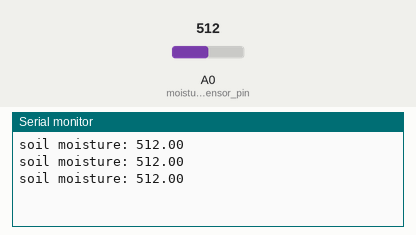
The sketch below on a simulated Arduino Uno, built with avr-gcc and run on an emulated ATmega328P. On the bench: the last lines printed to the serial monitor. The inputs (shaded band) are chosen by the test bench; at power-on: A0 (moisture_sensor_pin) = 512.

Above: at 1.8 s.
1.9 s: A0 (moisture_sensor_pin) set to 716
At 2.4 s:
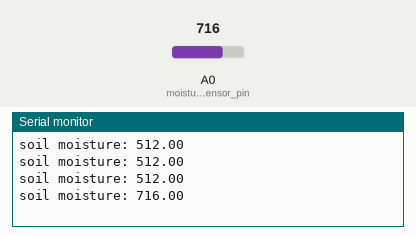
3.4 s: A0 (moisture_sensor_pin) set to 900
At 3.9 s:
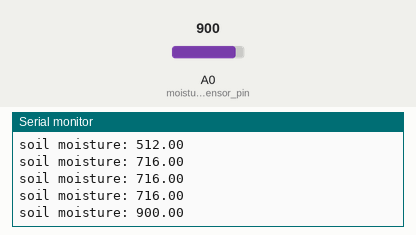
Timing chart, 0 to 6.4 s (numbered marks = the images above; inputs shaded):
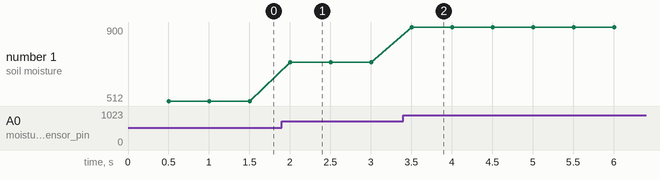

Measured:
- after the input at 1.9 s, the serial monitor: prints a new line after 0.10 s (image 1)
- after the input at 3.4 s, the serial monitor: prints a new line after 0.10 s (image 2)
- plotted number 1: 512 → 716 after the input at 1.9 s, 716 → 900 after the input at 3.4 s

The sketch:

moisture_sensor.ino
```cpp
int moisture_sensor_pin = 0;

void setup()
{
  Serial.begin(9600);

  pinMode(moisture_sensor_pin, INPUT);
}

void loop()
{
  delay(500);
  float value = analogRead(moisture_sensor_pin);

  Serial.print("soil moisture: ");
  Serial.println(value);
}
```
